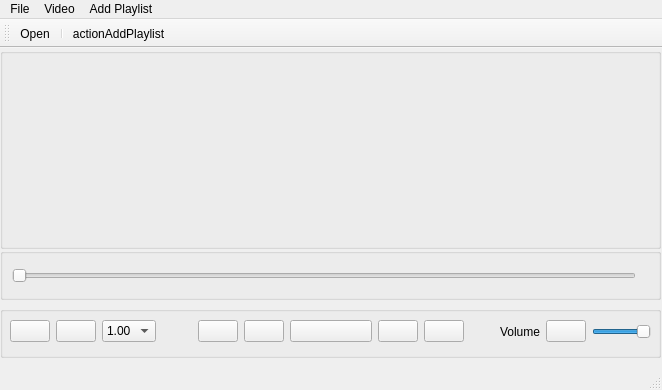
<?xml version="1.0" encoding="UTF-8"?>
<ui version="4.0">
 <class>MainWindow</class>
 <widget class="QMainWindow" name="MainWindow">
  <property name="geometry">
   <rect>
    <x>0</x>
    <y>0</y>
    <width>662</width>
    <height>390</height>
   </rect>
  </property>
  <property name="windowTitle">
   <string>MainWindow</string>
  </property>
  <widget class="QWidget" name="centralwidget">
   <widget class="QGroupBox" name="groupBox_2">
    <property name="geometry">
     <rect>
      <x>0</x>
      <y>0</y>
      <width>661</width>
      <height>201</height>
     </rect>
    </property>
    <property name="title">
     <string/>
    </property>
   </widget>
   <widget class="QWidget" name="layoutWidget">
    <property name="geometry">
     <rect>
      <x>0</x>
      <y>0</y>
      <width>2</width>
      <height>2</height>
     </rect>
    </property>
    <layout class="QVBoxLayout" name="verticalLayout"/>
   </widget>
   <widget class="QWidget" name="layoutWidget">
    <property name="geometry">
     <rect>
      <x>0</x>
      <y>0</y>
      <width>2</width>
      <height>2</height>
     </rect>
    </property>
    <layout class="QVBoxLayout" name="verticalLayout_2"/>
   </widget>
   <widget class="QWidget" name="layoutWidget">
    <property name="geometry">
     <rect>
      <x>0</x>
      <y>200</y>
      <width>661</width>
      <height>110</height>
     </rect>
    </property>
    <layout class="QVBoxLayout" name="verticalLayout_3">
     <item>
      <widget class="QGroupBox" name="groupBox_3">
       <property name="title">
        <string/>
       </property>
       <layout class="QHBoxLayout" name="horizontalLayout_3">
        <item>
         <widget class="QSlider" name="horizontalSlider">
          <property name="orientation">
           <enum>Qt::Horizontal</enum>
          </property>
         </widget>
        </item>
        <item>
         <widget class="QLabel" name="time_label">
          <property name="text">
           <string/>
          </property>
         </widget>
        </item>
       </layout>
      </widget>
     </item>
     <item>
      <widget class="QGroupBox" name="groupBox">
       <property name="title">
        <string/>
       </property>
       <widget class="QWidget" name="layoutWidget">
        <property name="geometry">
         <rect>
          <x>10</x>
          <y>10</y>
          <width>641</width>
          <height>31</height>
         </rect>
        </property>
        <layout class="QHBoxLayout" name="horizontalLayout_6" stretch="0,0,0,0,0,0">
         <item>
          <layout class="QHBoxLayout" name="horizontalLayout_5">
           <item>
            <widget class="QPushButton" name="pushButton">
             <property name="text">
              <string/>
             </property>
             <property name="icon">
              <iconset resource="Resources.qrc">
               <normaloff>:/images/repeat.png</normaloff>:/images/repeat.png</iconset>
             </property>
            </widget>
           </item>
           <item>
            <widget class="QPushButton" name="btn_shuffle">
             <property name="text">
              <string/>
             </property>
             <property name="icon">
              <iconset resource="Resources.qrc">
               <normaloff>:/images/shuffle.png</normaloff>:/images/shuffle.png</iconset>
             </property>
            </widget>
           </item>
          </layout>
         </item>
         <item>
          <widget class="QComboBox" name="comboBox">
           <item>
            <property name="text">
             <string>1.00</string>
            </property>
            <property name="icon">
             <iconset resource="Resources.qrc">
              <normaloff>:/images/fastforward-icon-7.jpg</normaloff>:/images/fastforward-icon-7.jpg</iconset>
            </property>
           </item>
           <item>
            <property name="text">
             <string>0.5</string>
            </property>
            <property name="icon">
             <iconset resource="Resources.qrc">
              <normaloff>:/images/fastforward-icon-7.jpg</normaloff>:/images/fastforward-icon-7.jpg</iconset>
            </property>
           </item>
           <item>
            <property name="text">
             <string>2.00</string>
            </property>
            <property name="icon">
             <iconset resource="Resources.qrc">
              <normaloff>:/images/fastforward-icon-7.jpg</normaloff>:/images/fastforward-icon-7.jpg</iconset>
            </property>
           </item>
          </widget>
         </item>
         <item>
          <spacer name="horizontalSpacer">
           <property name="orientation">
            <enum>Qt::Horizontal</enum>
           </property>
           <property name="sizeHint" stdset="0">
            <size>
             <width>40</width>
             <height>20</height>
            </size>
           </property>
          </spacer>
         </item>
         <item>
          <spacer name="horizontalSpacer_4">
           <property name="orientation">
            <enum>Qt::Horizontal</enum>
           </property>
           <property name="sizeHint" stdset="0">
            <size>
             <width>40</width>
             <height>20</height>
            </size>
           </property>
          </spacer>
         </item>
         <item>
          <spacer name="horizontalSpacer_5">
           <property name="orientation">
            <enum>Qt::Horizontal</enum>
           </property>
           <property name="sizeHint" stdset="0">
            <size>
             <width>40</width>
             <height>20</height>
            </size>
           </property>
          </spacer>
         </item>
         <item>
          <layout class="QHBoxLayout" name="horizontalLayout_4">
           <item>
            <spacer name="horizontalSpacer_6">
             <property name="orientation">
              <enum>Qt::Horizontal</enum>
             </property>
             <property name="sizeHint" stdset="0">
              <size>
               <width>40</width>
               <height>20</height>
              </size>
             </property>
            </spacer>
           </item>
           <item>
            <layout class="QHBoxLayout" name="horizontalLayout_2">
             <item>
              <spacer name="horizontalSpacer_7">
               <property name="orientation">
                <enum>Qt::Horizontal</enum>
               </property>
               <property name="sizeHint" stdset="0">
                <size>
                 <width>40</width>
                 <height>20</height>
                </size>
               </property>
              </spacer>
             </item>
             <item>
              <widget class="QPushButton" name="btn_previous">
               <property name="text">
                <string/>
               </property>
               <property name="icon">
                <iconset resource="Resources.qrc">
                 <normaloff>:/images/music-player (1).png</normaloff>:/images/music-player (1).png</iconset>
               </property>
              </widget>
             </item>
             <item>
              <widget class="QPushButton" name="btn_stop">
               <property name="text">
                <string/>
               </property>
               <property name="icon">
                <iconset resource="Resources.qrc">
                 <normaloff>:/images/stop-button.png</normaloff>:/images/stop-button.png</iconset>
               </property>
              </widget>
             </item>
             <item>
              <widget class="QPushButton" name="btn_play">
               <property name="minimumSize">
                <size>
                 <width>82</width>
                 <height>0</height>
                </size>
               </property>
               <property name="styleSheet">
                <string notr="true">min-width: 80px;</string>
               </property>
               <property name="text">
                <string/>
               </property>
               <property name="icon">
                <iconset resource="Resources.qrc">
                 <normaloff>:/images/play-button.png</normaloff>:/images/play-button.png</iconset>
               </property>
              </widget>
             </item>
             <item>
              <widget class="QPushButton" name="btn_pause">
               <property name="text">
                <string/>
               </property>
               <property name="icon">
                <iconset resource="Resources.qrc">
                 <normaloff>:/images/pause.png</normaloff>:/images/pause.png</iconset>
               </property>
              </widget>
             </item>
            </layout>
           </item>
           <item>
            <widget class="QPushButton" name="btn_next">
             <property name="text">
              <string/>
             </property>
             <property name="icon">
              <iconset resource="Resources.qrc">
               <normaloff>:/images/music-player.png</normaloff>:/images/music-player.png</iconset>
             </property>
            </widget>
           </item>
           <item>
            <spacer name="horizontalSpacer_3">
             <property name="orientation">
              <enum>Qt::Horizontal</enum>
             </property>
             <property name="sizeHint" stdset="0">
              <size>
               <width>40</width>
               <height>20</height>
              </size>
             </property>
            </spacer>
           </item>
           <item>
            <spacer name="horizontalSpacer_2">
             <property name="orientation">
              <enum>Qt::Horizontal</enum>
             </property>
             <property name="sizeHint" stdset="0">
              <size>
               <width>40</width>
               <height>20</height>
              </size>
             </property>
            </spacer>
           </item>
           <item>
            <widget class="QLabel" name="label">
             <property name="text">
              <string>Volume</string>
             </property>
            </widget>
           </item>
           <item>
            <layout class="QHBoxLayout" name="horizontalLayout">
             <item>
              <widget class="QPushButton" name="btnMute">
               <property name="text">
                <string/>
               </property>
               <property name="icon">
                <iconset resource="Resources.qrc">
                 <normaloff>:/images/Voice_48px.png</normaloff>:/images/Voice_48px.png</iconset>
               </property>
              </widget>
             </item>
             <item>
              <widget class="QSlider" name="sliderVolume">
               <property name="value">
                <number>99</number>
               </property>
               <property name="orientation">
                <enum>Qt::Horizontal</enum>
               </property>
              </widget>
             </item>
            </layout>
           </item>
          </layout>
         </item>
        </layout>
       </widget>
      </widget>
     </item>
    </layout>
   </widget>
  </widget>
  <widget class="QMenuBar" name="menubar">
   <property name="geometry">
    <rect>
     <x>0</x>
     <y>0</y>
     <width>662</width>
     <height>20</height>
    </rect>
   </property>
   <widget class="QMenu" name="menuFile">
    <property name="title">
     <string>File</string>
    </property>
    <addaction name="actionOpen"/>
   </widget>
   <widget class="QMenu" name="menuVideo">
    <property name="title">
     <string>Video</string>
    </property>
    <addaction name="actionPlay"/>
    <addaction name="actionPause"/>
    <addaction name="actionStop"/>
   </widget>
   <widget class="QMenu" name="menuAdd_Playlist">
    <property name="title">
     <string>Add Playlist</string>
    </property>
    <addaction name="separator"/>
    <addaction name="actionAdd_Media"/>
   </widget>
   <addaction name="menuFile"/>
   <addaction name="menuVideo"/>
   <addaction name="menuAdd_Playlist"/>
  </widget>
  <widget class="QToolBar" name="toolBar">
   <property name="windowTitle">
    <string>toolBar</string>
   </property>
   <attribute name="toolBarArea">
    <enum>TopToolBarArea</enum>
   </attribute>
   <attribute name="toolBarBreak">
    <bool>false</bool>
   </attribute>
   <addaction name="actionOpen"/>
   <addaction name="separator"/>
   <addaction name="actionactionAddPlaylist"/>
  </widget>
  <widget class="QStatusBar" name="statusBar"/>
  <action name="actionOpen">
   <property name="icon">
    <iconset resource="Resources.qrc">
     <normaloff>:/images/folder.png</normaloff>:/images/folder.png</iconset>
   </property>
   <property name="text">
    <string>Open</string>
   </property>
   <property name="toolTip">
    <string>Open File</string>
   </property>
  </action>
  <action name="actionPlay">
   <property name="icon">
    <iconset resource="Resources.qrc">
     <normaloff>:/images/play-button.png</normaloff>:/images/play-button.png</iconset>
   </property>
   <property name="text">
    <string>Play</string>
   </property>
  </action>
  <action name="actionPause">
   <property name="icon">
    <iconset resource="Resources.qrc">
     <normaloff>:/images/pause.png</normaloff>:/images/pause.png</iconset>
   </property>
   <property name="text">
    <string>Pause</string>
   </property>
  </action>
  <action name="actionStop">
   <property name="icon">
    <iconset resource="Resources.qrc">
     <normaloff>:/images/stop-button.png</normaloff>:/images/stop-button.png</iconset>
   </property>
   <property name="text">
    <string>Stop</string>
   </property>
  </action>
  <action name="actionAdd_Media">
   <property name="text">
    <string>Add Media</string>
   </property>
  </action>
  <action name="actionactionAddPlaylist">
   <property name="icon">
    <iconset resource="Resources.qrc">
     <normaloff>:/images/playlist.png</normaloff>:/images/playlist.png</iconset>
   </property>
   <property name="text">
    <string>actionAddPlaylist</string>
   </property>
  </action>
 </widget>
 <resources>
  <include location="Resources.qrc"/>
 </resources>
 <connections/>
</ui>
